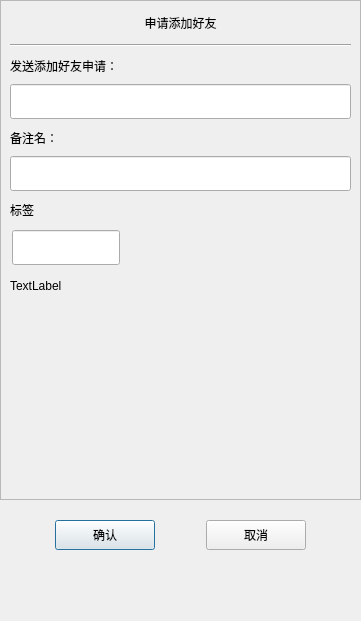
<?xml version="1.0" encoding="UTF-8"?>
<ui version="4.0">
 <class>ApplyFriend</class>
 <widget class="QDialog" name="ApplyFriend">
  <property name="geometry">
   <rect>
    <x>0</x>
    <y>0</y>
    <width>361</width>
    <height>621</height>
   </rect>
  </property>
  <property name="minimumSize">
   <size>
    <width>361</width>
    <height>621</height>
   </size>
  </property>
  <property name="maximumSize">
   <size>
    <width>361</width>
    <height>621</height>
   </size>
  </property>
  <property name="windowTitle">
   <string>Dialog</string>
  </property>
  <layout class="QVBoxLayout" name="verticalLayout">
   <property name="spacing">
    <number>0</number>
   </property>
   <property name="leftMargin">
    <number>0</number>
   </property>
   <property name="topMargin">
    <number>0</number>
   </property>
   <property name="rightMargin">
    <number>0</number>
   </property>
   <property name="bottomMargin">
    <number>0</number>
   </property>
   <item>
    <widget class="QScrollArea" name="scrollArea">
     <property name="minimumSize">
      <size>
       <width>0</width>
       <height>500</height>
      </size>
     </property>
     <property name="widgetResizable">
      <bool>true</bool>
     </property>
     <widget class="QWidget" name="scrollcontent">
      <property name="geometry">
       <rect>
        <x>0</x>
        <y>0</y>
        <width>359</width>
        <height>498</height>
       </rect>
      </property>
      <layout class="QVBoxLayout" name="verticalLayout_2">
       <property name="spacing">
        <number>0</number>
       </property>
       <property name="leftMargin">
        <number>0</number>
       </property>
       <property name="rightMargin">
        <number>0</number>
       </property>
       <item>
        <widget class="QLabel" name="apply_lb">
         <property name="minimumSize">
          <size>
           <width>0</width>
           <height>25</height>
          </size>
         </property>
         <property name="maximumSize">
          <size>
           <width>16777215</width>
           <height>25</height>
          </size>
         </property>
         <property name="text">
          <string>申请添加好友</string>
         </property>
         <property name="alignment">
          <set>Qt::AlignmentFlag::AlignCenter</set>
         </property>
        </widget>
       </item>
       <item>
        <widget class="QWidget" name="apply_wid" native="true">
         <layout class="QVBoxLayout" name="verticalLayout_3">
          <item>
           <widget class="Line" name="line">
            <property name="orientation">
             <enum>Qt::Orientation::Horizontal</enum>
            </property>
           </widget>
          </item>
          <item>
           <widget class="QLabel" name="label">
            <property name="minimumSize">
             <size>
              <width>0</width>
              <height>25</height>
             </size>
            </property>
            <property name="maximumSize">
             <size>
              <width>16777215</width>
              <height>25</height>
             </size>
            </property>
            <property name="text">
             <string>发送添加好友申请：</string>
            </property>
           </widget>
          </item>
          <item>
           <widget class="CustomizeEdit" name="name_ed">
            <property name="minimumSize">
             <size>
              <width>0</width>
              <height>35</height>
             </size>
            </property>
            <property name="maximumSize">
             <size>
              <width>16777215</width>
              <height>35</height>
             </size>
            </property>
           </widget>
          </item>
          <item>
           <widget class="QLabel" name="label_2">
            <property name="minimumSize">
             <size>
              <width>0</width>
              <height>25</height>
             </size>
            </property>
            <property name="maximumSize">
             <size>
              <width>16777215</width>
              <height>25</height>
             </size>
            </property>
            <property name="text">
             <string>备注名：</string>
            </property>
           </widget>
          </item>
          <item>
           <widget class="CustomizeEdit" name="back_ed">
            <property name="minimumSize">
             <size>
              <width>0</width>
              <height>35</height>
             </size>
            </property>
            <property name="maximumSize">
             <size>
              <width>16777215</width>
              <height>35</height>
             </size>
            </property>
           </widget>
          </item>
          <item>
           <widget class="QLabel" name="label_3">
            <property name="minimumSize">
             <size>
              <width>0</width>
              <height>25</height>
             </size>
            </property>
            <property name="maximumSize">
             <size>
              <width>16777215</width>
              <height>25</height>
             </size>
            </property>
            <property name="text">
             <string>标签</string>
            </property>
           </widget>
          </item>
          <item>
           <widget class="QWidget" name="lb_group_wid" native="true">
            <property name="minimumSize">
             <size>
              <width>0</width>
              <height>50</height>
             </size>
            </property>
            <layout class="QVBoxLayout" name="verticalLayout_4">
             <property name="spacing">
              <number>0</number>
             </property>
             <property name="leftMargin">
              <number>0</number>
             </property>
             <property name="topMargin">
              <number>0</number>
             </property>
             <property name="rightMargin">
              <number>0</number>
             </property>
             <property name="bottomMargin">
              <number>0</number>
             </property>
             <item>
              <widget class="QWidget" name="gridWidget" native="true">
               <property name="minimumSize">
                <size>
                 <width>0</width>
                 <height>40</height>
                </size>
               </property>
               <property name="maximumSize">
                <size>
                 <width>16777215</width>
                 <height>40</height>
                </size>
               </property>
               <widget class="CustomizeEdit" name="lb_ed">
                <property name="geometry">
                 <rect>
                  <x>2</x>
                  <y>2</y>
                  <width>108</width>
                  <height>35</height>
                 </rect>
                </property>
                <property name="maximumSize">
                 <size>
                  <width>16777215</width>
                  <height>35</height>
                 </size>
                </property>
               </widget>
              </widget>
             </item>
             <item>
              <widget class="QWidget" name="input_tip_wid" native="true">
               <property name="minimumSize">
                <size>
                 <width>0</width>
                 <height>35</height>
                </size>
               </property>
               <property name="maximumSize">
                <size>
                 <width>16777215</width>
                 <height>35</height>
                </size>
               </property>
               <layout class="QVBoxLayout" name="verticalLayout_5">
                <property name="spacing">
                 <number>0</number>
                </property>
                <property name="leftMargin">
                 <number>0</number>
                </property>
                <property name="topMargin">
                 <number>0</number>
                </property>
                <property name="rightMargin">
                 <number>0</number>
                </property>
                <property name="bottomMargin">
                 <number>0</number>
                </property>
                <item>
                 <widget class="ClickedOnceLabel" name="tip_lb">
                  <property name="text">
                   <string>TextLabel</string>
                  </property>
                 </widget>
                </item>
               </layout>
              </widget>
             </item>
            </layout>
           </widget>
          </item>
          <item>
           <widget class="QWidget" name="widget" native="true">
            <property name="minimumSize">
             <size>
              <width>0</width>
              <height>60</height>
             </size>
            </property>
            <layout class="QHBoxLayout" name="horizontalLayout_2">
             <property name="spacing">
              <number>7</number>
             </property>
             <property name="leftMargin">
              <number>0</number>
             </property>
             <property name="topMargin">
              <number>0</number>
             </property>
             <property name="rightMargin">
              <number>0</number>
             </property>
             <property name="bottomMargin">
              <number>0</number>
             </property>
             <item>
              <widget class="QWidget" name="lb_list" native="true">
               <property name="minimumSize">
                <size>
                 <width>287</width>
                 <height>50</height>
                </size>
               </property>
               <property name="maximumSize">
                <size>
                 <width>287</width>
                 <height>16777215</height>
                </size>
               </property>
              </widget>
             </item>
             <item>
              <widget class="QWidget" name="more_lb_wid" native="true">
               <property name="minimumSize">
                <size>
                 <width>30</width>
                 <height>0</height>
                </size>
               </property>
               <property name="maximumSize">
                <size>
                 <width>30</width>
                 <height>16777215</height>
                </size>
               </property>
               <layout class="QVBoxLayout" name="verticalLayout_6">
                <item>
                 <spacer name="verticalSpacer_3">
                  <property name="orientation">
                   <enum>Qt::Orientation::Vertical</enum>
                  </property>
                  <property name="sizeHint" stdset="0">
                   <size>
                    <width>20</width>
                    <height>40</height>
                   </size>
                  </property>
                 </spacer>
                </item>
                <item>
                 <widget class="ClickedOnceLabel" name="more_lb">
                  <property name="minimumSize">
                   <size>
                    <width>25</width>
                    <height>25</height>
                   </size>
                  </property>
                  <property name="maximumSize">
                   <size>
                    <width>25</width>
                    <height>25</height>
                   </size>
                  </property>
                  <property name="text">
                   <string/>
                  </property>
                  <property name="alignment">
                   <set>Qt::AlignmentFlag::AlignCenter</set>
                  </property>
                 </widget>
                </item>
                <item>
                 <spacer name="verticalSpacer_4">
                  <property name="orientation">
                   <enum>Qt::Orientation::Vertical</enum>
                  </property>
                  <property name="sizeHint" stdset="0">
                   <size>
                    <width>20</width>
                    <height>40</height>
                   </size>
                  </property>
                 </spacer>
                </item>
               </layout>
              </widget>
             </item>
            </layout>
           </widget>
          </item>
         </layout>
        </widget>
       </item>
      </layout>
     </widget>
    </widget>
   </item>
   <item>
    <spacer name="verticalSpacer">
     <property name="orientation">
      <enum>Qt::Orientation::Vertical</enum>
     </property>
     <property name="sizeType">
      <enum>QSizePolicy::Policy::Fixed</enum>
     </property>
     <property name="sizeHint" stdset="0">
      <size>
       <width>20</width>
       <height>10</height>
      </size>
     </property>
    </spacer>
   </item>
   <item>
    <widget class="QWidget" name="apply_sure_wid" native="true">
     <property name="minimumSize">
      <size>
       <width>0</width>
       <height>50</height>
      </size>
     </property>
     <layout class="QHBoxLayout" name="horizontalLayout">
      <item>
       <spacer name="horizontalSpacer">
        <property name="orientation">
         <enum>Qt::Orientation::Horizontal</enum>
        </property>
        <property name="sizeHint" stdset="0">
         <size>
          <width>40</width>
          <height>20</height>
         </size>
        </property>
       </spacer>
      </item>
      <item>
       <widget class="ClickedBtn" name="sure_btn">
        <property name="minimumSize">
         <size>
          <width>100</width>
          <height>30</height>
         </size>
        </property>
        <property name="text">
         <string>确认</string>
        </property>
       </widget>
      </item>
      <item>
       <spacer name="horizontalSpacer_2">
        <property name="orientation">
         <enum>Qt::Orientation::Horizontal</enum>
        </property>
        <property name="sizeHint" stdset="0">
         <size>
          <width>40</width>
          <height>20</height>
         </size>
        </property>
       </spacer>
      </item>
      <item>
       <widget class="ClickedBtn" name="cancel_btn">
        <property name="minimumSize">
         <size>
          <width>100</width>
          <height>30</height>
         </size>
        </property>
        <property name="text">
         <string>取消</string>
        </property>
       </widget>
      </item>
      <item>
       <spacer name="horizontalSpacer_3">
        <property name="orientation">
         <enum>Qt::Orientation::Horizontal</enum>
        </property>
        <property name="sizeHint" stdset="0">
         <size>
          <width>40</width>
          <height>20</height>
         </size>
        </property>
       </spacer>
      </item>
     </layout>
    </widget>
   </item>
   <item>
    <spacer name="verticalSpacer_2">
     <property name="orientation">
      <enum>Qt::Orientation::Vertical</enum>
     </property>
     <property name="sizeHint" stdset="0">
      <size>
       <width>20</width>
       <height>40</height>
      </size>
     </property>
    </spacer>
   </item>
  </layout>
 </widget>
 <customwidgets>
  <customwidget>
   <class>ClickedOnceLabel</class>
   <extends>QLabel</extends>
   <header location="global">clickedoncelabel.h</header>
  </customwidget>
  <customwidget>
   <class>ClickedBtn</class>
   <extends>QPushButton</extends>
   <header location="global">clickedbtn.h</header>
  </customwidget>
  <customwidget>
   <class>CustomizeEdit</class>
   <extends>QLineEdit</extends>
   <header location="global">customizeedit.h</header>
  </customwidget>
 </customwidgets>
 <resources/>
 <connections/>
</ui>
